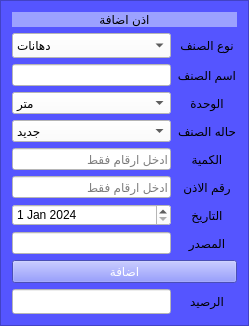
             <widget class="QFrame" name="frame_2">
              <property name="layoutDirection">
               <enum>Qt::LeftToRight</enum>
              </property>
              <property name="styleSheet">
               <string notr="true">background-color: rgb(85, 85, 255);</string>
              </property>
              <property name="frameShape">
               <enum>QFrame::StyledPanel</enum>
              </property>
              <property name="frameShadow">
               <enum>QFrame::Raised</enum>
              </property>
              <layout class="QGridLayout" name="gridLayout_2">
               <item row="9" column="1">
                <widget class="QLabel" name="label_19">
                 <property name="text">
                  <string>رقم الاذن</string>
                 </property>
                 <property name="alignment">
                  <set>Qt::AlignCenter</set>
                 </property>
                </widget>
               </item>
               <item row="7" column="0">
                <widget class="QLineEdit" name="lineEdit_5">
                 <property name="maximumSize">
                  <size>
                   <width>16777215</width>
                   <height>25</height>
                  </size>
                 </property>
                 <property name="styleSheet">
                  <string notr="true">background-color: rgb(255, 255, 255);</string>
                 </property>
                 <property name="placeholderText">
                  <string>ادخل ارقام فقط</string>
                 </property>
                </widget>
               </item>
               <item row="3" column="1">
                <widget class="QLabel" name="label_8">
                 <property name="text">
                  <string>اسم الصنف</string>
                 </property>
                 <property name="alignment">
                  <set>Qt::AlignCenter</set>
                 </property>
                </widget>
               </item>
               <item row="11" column="1">
                <widget class="QLabel" name="label_21">
                 <property name="text">
                  <string>المصدر</string>
                 </property>
                 <property name="alignment">
                  <set>Qt::AlignCenter</set>
                 </property>
                </widget>
               </item>
               <item row="5" column="0">
                <widget class="QComboBox" name="comboBox_4">
                 <property name="maximumSize">
                  <size>
                   <width>16777215</width>
                   <height>25</height>
                  </size>
                 </property>
                 <property name="styleSheet">
                  <string notr="true">background-color: rgb(255, 255, 255);</string>
                 </property>
                 <item>
                  <property name="text">
                   <string>متر</string>
                  </property>
                 </item>
                 <item>
                  <property name="text">
                   <string>لتر</string>
                  </property>
                 </item>
                 <item>
                  <property name="text">
                   <string>لفة</string>
                  </property>
                 </item>
                 <item>
                  <property name="text">
                   <string>عدد</string>
                  </property>
                 </item>
                 <item>
                  <property name="text">
                   <string>كجم</string>
                  </property>
                 </item>
                 <item>
                  <property name="text">
                   <string>علبة</string>
                  </property>
                 </item>
                 <item>
                  <property name="text">
                   <string>جركن</string>
                  </property>
                 </item>
                </widget>
               </item>
               <item row="13" column="0" colspan="2">
                <widget class="QPushButton" name="pushButton_2">
                 <property name="styleSheet">
                  <string notr="true">font: 16pt &quot;Arabic Typesetting&quot;;
background-color:rgb(103, 111, 255);
color:rgb(255, 255, 255);</string>
                 </property>
                 <property name="text">
                  <string>اضافة</string>
                 </property>
                </widget>
               </item>
               <item row="11" column="0">
                <widget class="QLineEdit" name="lineEdit_12">
                 <property name="maximumSize">
                  <size>
                   <width>16777215</width>
                   <height>25</height>
                  </size>
                 </property>
                 <property name="styleSheet">
                  <string notr="true">background-color: rgb(255, 255, 255);</string>
                 </property>
                </widget>
               </item>
               <item row="14" column="0">
                <widget class="QLineEdit" name="lineEdit_6">
                 <property name="maximumSize">
                  <size>
                   <width>16777215</width>
                   <height>25</height>
                  </size>
                 </property>
                 <property name="font">
                  <font>
                   <pointsize>13</pointsize>
                   <weight>75</weight>
                   <bold>true</bold>
                  </font>
                 </property>
                 <property name="styleSheet">
                  <string notr="true">background-color: rgb(255, 255, 255);</string>
                 </property>
                </widget>
               </item>
               <item row="3" column="0">
                <widget class="QLineEdit" name="lineEdit_4">
                 <property name="maximumSize">
                  <size>
                   <width>16777215</width>
                   <height>25</height>
                  </size>
                 </property>
                 <property name="styleSheet">
                  <string notr="true">background-color: rgb(255, 255, 255);</string>
                 </property>
                </widget>
               </item>
               <item row="14" column="1">
                <widget class="QLabel" name="label_11">
                 <property name="text">
                  <string>الرصيد</string>
                 </property>
                 <property name="alignment">
                  <set>Qt::AlignCenter</set>
                 </property>
                </widget>
               </item>
               <item row="1" column="0">
                <widget class="QComboBox" name="comboBox_3">
                 <property name="maximumSize">
                  <size>
                   <width>16777215</width>
                   <height>25</height>
                  </size>
                 </property>
                 <property name="font">
                  <font>
                   <family>Dubai</family>
                   <pointsize>9</pointsize>
                  </font>
                 </property>
                 <property name="styleSheet">
                  <string notr="true">background-color: rgb(255, 255, 255);</string>
                 </property>
                 <item>
                  <property name="text">
                   <string>دهانات</string>
                  </property>
                 </item>
                 <item>
                  <property name="text">
                   <string>مهمات راكدة</string>
                  </property>
                 </item>
                 <item>
                  <property name="text">
                   <string>السباكة</string>
                  </property>
                 </item>
                 <item>
                  <property name="text">
                   <string>الكهرباء</string>
                  </property>
                 </item>
                 <item>
                  <property name="text">
                   <string>مواد بتروليه</string>
                  </property>
                 </item>
                 <item>
                  <property name="text">
                   <string>البوابات والمعدات</string>
                  </property>
                 </item>
                 <item>
                  <property name="text">
                   <string>دفاتر وجناين</string>
                  </property>
                 </item>
                 <item>
                  <property name="text">
                   <string>النجارة</string>
                  </property>
                 </item>
                 <item>
                  <property name="text">
                   <string>الخردة</string>
                  </property>
                 </item>
                 <item>
                  <property name="text">
                   <string>مستعملة</string>
                  </property>
                 </item>
                </widget>
               </item>
               <item row="1" column="1">
                <widget class="QLabel" name="label_7">
                 <property name="text">
                  <string>نوع الصنف</string>
                 </property>
                 <property name="alignment">
                  <set>Qt::AlignCenter</set>
                 </property>
                </widget>
               </item>
               <item row="0" column="0" colspan="2">
                <widget class="QLabel" name="label_6">
                 <property name="maximumSize">
                  <size>
                   <width>16777215</width>
                   <height>20</height>
                  </size>
                 </property>
                 <property name="styleSheet">
                  <string notr="true">background-color: rgb(156, 161, 255);
border-radius:15%</string>
                 </property>
                 <property name="text">
                  <string>اذن اضافة</string>
                 </property>
                 <property name="alignment">
                  <set>Qt::AlignCenter</set>
                 </property>
                </widget>
               </item>
               <item row="10" column="1">
                <widget class="QLabel" name="label_20">
                 <property name="text">
                  <string>التاريخ</string>
                 </property>
                 <property name="alignment">
                  <set>Qt::AlignCenter</set>
                 </property>
                </widget>
               </item>
               <item row="6" column="0">
                <widget class="QComboBox" name="comboBox_8">
                 <property name="maximumSize">
                  <size>
                   <width>16777215</width>
                   <height>25</height>
                  </size>
                 </property>
                 <property name="styleSheet">
                  <string notr="true">background-color: rgb(255, 255, 255);</string>
                 </property>
                 <item>
                  <property name="text">
                   <string>جديد</string>
                  </property>
                 </item>
                 <item>
                  <property name="text">
                   <string>مستعمل</string>
                  </property>
                 </item>
                 <item>
                  <property name="text">
                   <string>منتهي</string>
                  </property>
                 </item>
                 <item>
                  <property name="text">
                   <string>خردة</string>
                  </property>
                 </item>
                </widget>
               </item>
               <item row="6" column="1">
                <widget class="QLabel" name="label_25">
                 <property name="text">
                  <string>حاله الصنف</string>
                 </property>
                 <property name="alignment">
                  <set>Qt::AlignCenter</set>
                 </property>
                </widget>
               </item>
               <item row="5" column="1">
                <widget class="QLabel" name="label_9">
                 <property name="text">
                  <string>الوحدة</string>
                 </property>
                 <property name="alignment">
                  <set>Qt::AlignCenter</set>
                 </property>
                </widget>
               </item>
               <item row="7" column="1">
                <widget class="QLabel" name="label_10">
                 <property name="text">
                  <string>الكمية</string>
                 </property>
                 <property name="alignment">
                  <set>Qt::AlignCenter</set>
                 </property>
                </widget>
               </item>
               <item row="9" column="0">
                <widget class="QLineEdit" name="lineEdit_10">
                 <property name="maximumSize">
                  <size>
                   <width>16777215</width>
                   <height>25</height>
                  </size>
                 </property>
                 <property name="styleSheet">
                  <string notr="true">background-color: rgb(255, 255, 255);</string>
                 </property>
                 <property name="placeholderText">
                  <string>ادخل ارقام فقط</string>
                 </property>
                </widget>
               </item>
               <item row="10" column="0">
                <widget class="QDateEdit" name="dateEdit">
                 <property name="maximumSize">
                  <size>
                   <width>16777215</width>
                   <height>25</height>
                  </size>
                 </property>
                 <property name="styleSheet">
                  <string notr="true">background-color: rgb(255, 255, 255);</string>
                 </property>
                 <property name="maximumDateTime">
                  <datetime>
                   <hour>23</hour>
                   <minute>59</minute>
                   <second>59</second>
                   <year>9999</year>
                   <month>12</month>
                   <day>30</day>
                  </datetime>
                 </property>
                 <property name="minimumDate">
                  <date>
                   <year>2024</year>
                   <month>1</month>
                   <day>1</day>
                  </date>
                 </property>
                </widget>
               </item>
              </layout>
             </widget>
